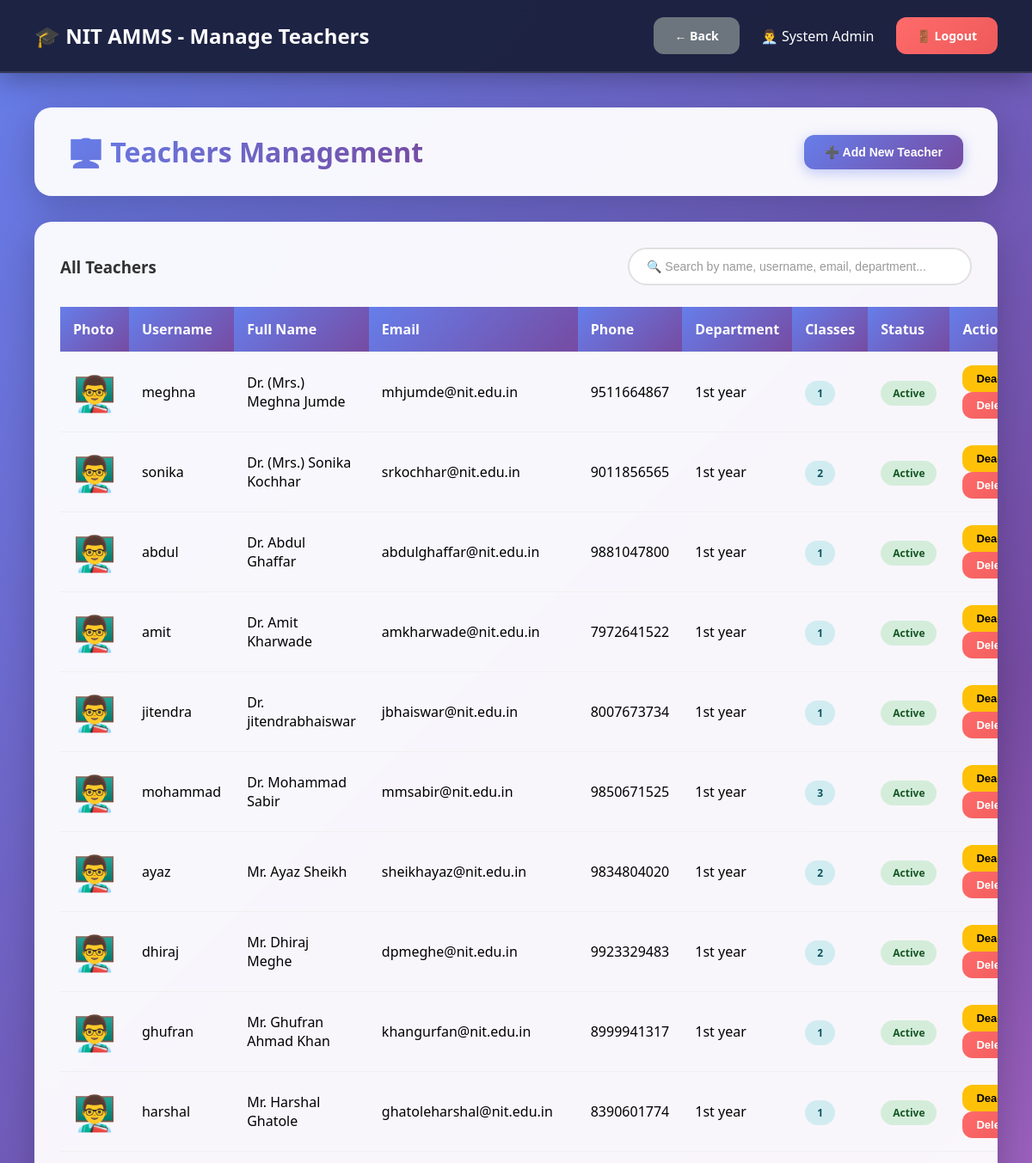
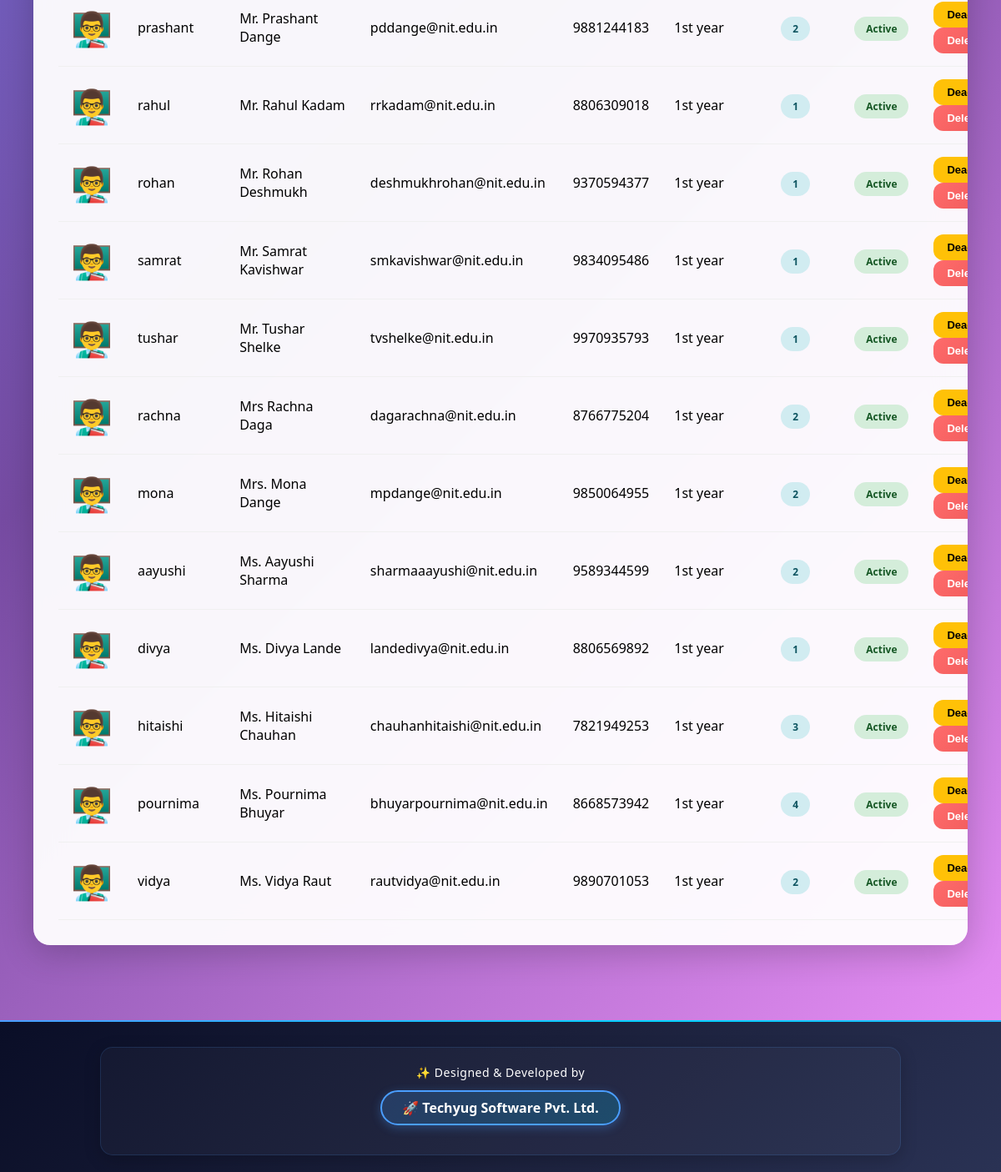
The app's page /admin/manage_teachers.php (signed in) with its own data (2 pictures, top to bottom).
### tables this page shows
CREATE TABLE `users` (
  `id` int(11) NOT NULL,
  `username` varchar(50) NOT NULL,
  `password` varchar(255) NOT NULL,
  `full_name` varchar(100) NOT NULL,
  `email` varchar(100) NOT NULL,
  `phone` varchar(15) DEFAULT NULL,
  `photo` varchar(255) DEFAULT NULL,
  `role` enum('admin','hod','teacher') NOT NULL,
  `department_id` int(11) DEFAULT NULL,
  `is_active` tinyint(1) DEFAULT 1,
  `created_at` timestamp NOT NULL DEFAULT current_timestamp()
);

CREATE TABLE `departments` (
  `id` int(11) NOT NULL,
  `dept_name` varchar(100) NOT NULL,
  `dept_code` varchar(20) NOT NULL,
  `hod_id` int(11) DEFAULT NULL,
  `created_at` timestamp NOT NULL DEFAULT current_timestamp()
);

### db.php (called while the page is built, shortened)
<?php
$conn = new mysqli(DB_HOST, DB_USER, DB_PASS, DB_NAME);
$conn->set_charset("utf8mb4");
$conn->query("SET time_zone = '+05:30'");
function isLoggedIn() {
    return isset($_SESSION['user_id']) && isset($_SESSION['role']);
}
function getCurrentUser() {
    global $conn;
    $user_id = $_SESSION['user_id'];
    $role = $_SESSION['role'];
    if ($role === 'student') {
        $query = "SELECT * FROM students WHERE id = ?";
    } elseif ($role === 'parent') {
        $query = "SELECT * FROM parents WHERE id = ?";
    } else {
        $query = "SELECT * FROM users WHERE id = ?";
    }
    $stmt = $conn->prepare($query);
    $stmt->bind_param("i", $user_id);
    $stmt->execute();
    $result = $stmt->get_result();
    return $result->fetch_assoc();
}
?>

### admin/manage_teachers.php (the view, shortened to what this page needs)
<?php
require_once '../db.php';
$user = getCurrentUser();
$current_year = date('Y');
$selected_year = isset($_GET['year']) ? sanitize($_GET['year']) : 'all';
$check_joining_year = $conn->query("SHOW COLUMNS FROM users LIKE 'joining_year'");
$has_joining_year = ($check_joining_year->num_rows > 0);
if ($has_joining_year) {
    $years_query = "SELECT DISTINCT joining_year FROM users WHERE role = 'teacher' AND joining_year IS NOT NULL ORDER BY joining_year DESC";
    $years_result = $conn->query($years_query);
    $available_years = [];
    while ($year_row = $years_result->fetch_assoc()) {
        $available_years[] = $year_row['joining_year'];
    }
    if (empty($available_years)) {
        for ($i = 0; $i < 5; $i++) {
            $year = ($current_year - $i) . '-' . ($current_year - $i + 1);
            $available_years[] = $year;
        }
    }
    if ($selected_year === 'all') {
        $teachers_query = "SELECT u.*, d.dept_name,
                           (SELECT COUNT(*) FROM classes WHERE teacher_id = u.id) as class_count
                           FROM users u
                           LEFT JOIN departments d ON u.department_id = d.id
                           WHERE u.role = 'teacher'
                           ORDER BY u.full_name";
        $teachers = $conn->query($teachers_query);
    } else {
        $teachers_query = "SELECT u.*, d.dept_name,
                           (SELECT COUNT(*) FROM classes WHERE teacher_id = u.id) as class_count
                           FROM users u
                           LEFT JOIN departments d ON u.department_id = d.id
                           WHERE u.role = 'teacher' AND u.joining_year = ?
                           ORDER BY u.full_name";
        $stmt = $conn->prepare($teachers_query);
        $stmt->bind_param("s", $selected_year);
        $stmt->execute();
        $teachers = $stmt->get_result();
    }
    if ($selected_year === 'all') {
        $count_query = "SELECT COUNT(*) as total FROM users WHERE role = 'teacher'";
        $count_result = $conn->query($count_query);
    } else {
        $count_query = "SELECT COUNT(*) as total FROM users WHERE role = 'teacher' AND joining_year = ?";
        $count_stmt = $conn->prepare($count_query);
        $count_stmt->bind_param("s", $selected_year);
        $count_stmt->execute();
        $count_result = $count_stmt->get_result();
    }
    $total_teachers = $count_result->fetch_assoc()['total'];
} else {
    $teachers_query = "SELECT u.*, d.dept_name,
                       (SELECT COUNT(*) FROM classes WHERE teacher_id = u.id) as class_count
                       FROM users u
                       LEFT JOIN departments d ON u.department_id = d.id
                       WHERE u.role = 'teacher'
                       ORDER BY u.full_name";
    $teachers = $conn->query($teachers_query);
}
?>
<!DOCTYPE html>
<html lang="en">
<head>
</head>
<body>
    <nav class="navbar">
        <div>
            <h1>🎓 NIT AMMS - Manage Teachers</h1>
        </div>
        <div class="user-info">
            <a href="index.php" class="btn btn-secondary">← Back</a>
            <span>👨‍💼 <?php echo htmlspecialchars($user['full_name']); ?></span>
            <a href="../logout.php" class="btn btn-danger">🚪 Logout</a>
        </div>
    </nav>
    <div class="main-content">
        <div class="page-header">
            <h2>👨‍🏫 Teachers Management</h2>
            <button onclick="openModal()" class="btn btn-primary">
                ➕ Add New Teacher
            </button>
        </div>
        <div class="table-container">
            <div style="display: flex; justify-content: space-between; align-items: center; margin-bottom: 25px;">
                <h3 style="color: #333; margin: 0;">
                    <?php echo $has_joining_year ? ($selected_year === 'all' ? 'All Teachers' : 'Teachers - ' . htmlspecialchars($selected_year)) : 'All Teachers'; ?>
                </h3>
                <div style="position: relative; width: 400px;">
                    <input type="text" id="searchInput" onkeyup="searchTable()"
                           placeholder="🔍 Search by name, username, email, department..."
                           style="width: 100%; padding: 12px 20px; border: 2px solid #e0e0e0; border-radius: 25px; font-size: 14px; transition: all 0.3s;">
                </div>
            </div>
            <?php if ($teachers->num_rows > 0): ?>
            <table id="teachersTable">
                <thead>
                    <tr>
                        <th>Photo</th>
                        <th>Username</th>
                        <th>Full Name</th>
                        <th>Email</th>
                        <th>Phone</th>
                        <th>Department</th>
                        <th>Classes</th>
                        <th>Status</th>
                        <th>Actions</th>
                    </tr>
                </thead>
                <tbody>
                    <?php while ($teacher = $teachers->fetch_assoc()): ?>
                    <tr>
                        <td>
                            <?php if (isset($teacher['photo']) && $teacher['photo'] && file_exists('../' . $teacher['photo'])): ?>
                                <img src="../<?php echo htmlspecialchars($teacher['photo']); ?>"
                                     alt="Photo" class="profile-photo">
                            <?php else: ?>
                                <span style="font-size: 40px;">👨‍🏫</span>
                            <?php endif; ?>
                        </td>
                        <td><?php echo htmlspecialchars($teacher['username']); ?></td>
                        <td><?php echo htmlspecialchars($teacher['full_name']); ?></td>
                        <td><?php echo htmlspecialchars($teacher['email']); ?></td>
                        <td><?php echo htmlspecialchars($teacher['phone']); ?></td>
                        <td><?php echo htmlspecialchars($teacher['dept_name'] ?? 'Not Assigned'); ?></td>
                        <td><span class="badge badge-info"><?php echo $teacher['class_count']; ?></span></td>
                        <td>
                            <?php if ($teacher['is_active']): ?>
                                <span class="badge badge-success">Active</span>
                            <?php else: ?>
                                <span class="badge badge-danger">Inactive</span>
                            <?php endif; ?>
                        </td>
                        <td>
                            <form method="POST" style="display:inline;">
                                <button type="submit" name="toggle_status" class="btn btn-warning btn-sm">
                                    <?php echo $teacher['is_active'] ? 'Deactivate' : 'Activate'; ?>
                                </button>
                            </form>
                            <form method="POST" style="display:inline;" onsubmit="return confirm('Are you sure you want to delete this teacher?');">
                                <button type="submit" name="delete_teacher" class="btn btn-danger btn-sm">
                                    Delete
                                </button>
                            </form>
                        </td>
                    </tr>
                    <?php endwhile; ?>
                </tbody>
            </table>
            <?php endif; ?>
        </div>
    </div>
    <div style="background: linear-gradient(135deg, #0a0e27 0%, #1a1f3a 50%, #2a3254 100%); position: relative; overflow: hidden; margin-top: 50px;">
        <div style="height: 2px; background: linear-gradient(90deg, #4a9eff, #00d4ff, #4a9eff, #00d4ff); background-size: 200% 100%;"></div>
        <div style="max-width: 1000px; margin: 0 auto; padding: 30px 20px 20px;">
            <div style="background: rgba(255, 255, 255, 0.03); padding: 20px 20px; border-radius: 15px; border: 1px solid rgba(74, 158, 255, 0.15); text-align: center; box-shadow: 0 5px 20px rgba(0, 0, 0, 0.2);">
                <p style="color: #ffffff; font-size: 14px; margin: 0 0 12px; font-weight: 500; letter-spacing: 0.5px;">✨ Designed & Developed by</p>
                <a href="https://himanshufullstackdeveloper.github.io/techyugsoftware/" style="display: inline-block; color: #ffffff; font-size: 16px; font-weight: 700; text-decoration: none; padding: 8px 24px; border: 2px solid #4a9eff; border-radius: 30px; background: linear-gradient(135deg, rgba(74, 158, 255, 0.2), rgba(0, 212, 255, 0.2)); box-shadow: 0 3px 12px rgba(74, 158, 255, 0.3); margin-bottom: 15px;">
                    🚀 Techyug Software Pvt. Ltd.
                </a>
            </div>
        </div>
    </div>
</body>
</html>

### admin/manage_teachers.php (style rules this page uses)
* { margin: 0; padding: 0; box-sizing: border-box; }
body { background: linear-gradient(135deg, #667eea 0%, #764ba2 50%, #f093fb 100%); min-height: 100vh; font-family: 'Segoe UI', Tahoma, Geneva, Verdana, sans-serif; }
.navbar { background: rgba(26, 31, 58, 0.95); backdrop-filter: blur(20px); padding: 20px 40px; display: flex; justify-content: space-between; align-items: center; box-shadow: 0 8px 32px rgba(0, 0, 0, 0.3); border-bottom: 2px solid rgba(255, 255, 255, 0.1); position: sticky; top: 0; z-index: 1000; }
.navbar h1 { color: white; font-size: 24px; font-weight: 700; }
.user-info { display: flex; align-items: center; gap: 25px; color: white; }
.main-content { padding: 40px; max-width: 1600px; margin: 0 auto; }
.page-header { background: rgba(255, 255, 255, 0.95); backdrop-filter: blur(20px); padding: 30px 40px; border-radius: 20px; margin-bottom: 30px; box-shadow: 0 10px 40px rgba(0, 0, 0, 0.2); display: flex; justify-content: space-between; align-items: center; }
.page-header h2 { font-size: 32px; background: linear-gradient(135deg, #667eea, #764ba2); -webkit-background-clip: text; -webkit-text-fill-color: transparent; }
.table-container { background: rgba(255, 255, 255, 0.95); backdrop-filter: blur(20px); border-radius: 20px; padding: 30px; box-shadow: 0 10px 40px rgba(0, 0, 0, 0.2); overflow-x: auto; }
table { width: 100%; border-collapse: collapse; }
th, td { padding: 15px; text-align: left; border-bottom: 1px solid #f0f0f0; }
th { background: linear-gradient(135deg, #667eea, #764ba2); color: white; font-weight: 600; }
.badge { padding: 6px 14px; border-radius: 20px; font-size: 12px; font-weight: 600; }
.badge-success { background: #d4edda; color: #155724; }
.badge-info { background: #d1ecf1; color: #0c5460; }
.btn { padding: 12px 24px; border-radius: 12px; text-decoration: none; font-weight: 600; transition: all 0.3s; display: inline-block; border: none; cursor: pointer; font-size: 14px; }
.btn-primary { background: linear-gradient(135deg, #667eea, #764ba2); color: white; box-shadow: 0 4px 15px rgba(102, 126, 234, 0.4); }
.btn-secondary { background: #6c757d; color: white; }
.btn-danger { background: linear-gradient(135deg, #ff6b6b, #ee5a5a); color: white; }
.btn-warning { background: #ffc107; color: #000; }
.btn-sm { padding: 8px 16px; font-size: 13px; }
#searchInput::placeholder { color: #999; }

### records on screen
users: full_name "System Admin"
users: username "meghna", full_name "Dr. (Mrs.) Meghna Jumde", email "mhjumde@nit.edu.in", phone "9511664867", department.dept_name "1st year", class_count "1", is_active "Active"
users: username "sonika", full_name "Dr. (Mrs.) Sonika Kochhar", email "srkochhar@nit.edu.in", phone "9011856565", department.dept_name "1st year", class_count "2", is_active "Active"
users: username "abdul", full_name "Dr. Abdul Ghaffar", email "abdulghaffar@nit.edu.in", phone "9881047800", department.dept_name "1st year", class_count "1", is_active "Active"
users: username "amit", full_name "Dr. Amit Kharwade", email "amkharwade@nit.edu.in", phone "7972641522", department.dept_name "1st year", class_count "1", is_active "Active"
users: username "jitendra", full_name "Dr. jitendrabhaiswar", email "jbhaiswar@nit.edu.in", phone "8007673734", department.dept_name "1st year", class_count "1", is_active "Active"
users: username "mohammad", full_name "Dr. Mohammad Sabir", email "mmsabir@nit.edu.in", phone "9850671525", department.dept_name "1st year", class_count "3", is_active "Active"
users: username "ayaz", full_name "Mr. Ayaz Sheikh", email "sheikhayaz@nit.edu.in", phone "9834804020", department.dept_name "1st year", class_count "2", is_active "Active"
users: username "dhiraj", full_name "Mr. Dhiraj Meghe", email "dpmeghe@nit.edu.in", phone "9923329483", department.dept_name "1st year", class_count "2", is_active "Active"
users: username "ghufran", full_name "Mr. Ghufran Ahmad Khan", email "khangurfan@nit.edu.in", phone "8999941317", department.dept_name "1st year", class_count "1", is_active "Active"
users: username "harshal", full_name "Mr. Harshal Ghatole", email "ghatoleharshal@nit.edu.in", phone "8390601774", department.dept_name "1st year", class_count "1", is_active "Active"
users: username "prashant", full_name "Mr. Prashant Dange", email "pddange@nit.edu.in", phone "9881244183", department.dept_name "1st year", class_count "2", is_active "Active"
users: username "rahul", full_name "Mr. Rahul Kadam", email "rrkadam@nit.edu.in", phone "8806309018", department.dept_name "1st year", class_count "1", is_active "Active"
users: username "rohan", full_name "Mr. Rohan Deshmukh", email "deshmukhrohan@nit.edu.in", phone "9370594377", department.dept_name "1st year", class_count "1", is_active "Active"
users: username "samrat", full_name "Mr. Samrat Kavishwar", email "smkavishwar@nit.edu.in", phone "9834095486", department.dept_name "1st year", class_count "1", is_active "Active"
users: username "tushar", full_name "Mr. Tushar Shelke", email "tvshelke@nit.edu.in", phone "9970935793", department.dept_name "1st year", class_count "1", is_active "Active"
users: username "rachna", full_name "Mrs Rachna Daga", email "dagarachna@nit.edu.in", phone "8766775204", department.dept_name "1st year", class_count "2", is_active "Active"
users: username "mona", full_name "Mrs. Mona Dange", email "mpdange@nit.edu.in", phone "9850064955", department.dept_name "1st year", class_count "2", is_active "Active"
users: username "aayushi", full_name "Ms. Aayushi Sharma", email "sharmaaayushi@nit.edu.in", phone "9589344599", department.dept_name "1st year", class_count "2", is_active "Active"
users: username "divya", full_name "Ms. Divya Lande", email "landedivya@nit.edu.in", phone "8806569892", department.dept_name "1st year", class_count "1", is_active "Active"
users: username "hitaishi", full_name "Ms. Hitaishi Chauhan", email "chauhanhitaishi@nit.edu.in", phone "7821949253", department.dept_name "1st year", class_count "3", is_active "Active"
users: username "pournima", full_name "Ms. Pournima Bhuyar", email "bhuyarpournima@nit.edu.in", phone "8668573942", department.dept_name "1st year", class_count "4", is_active "Active"
users: username "vidya", full_name "Ms. Vidya Raut", email "rautvidya@nit.edu.in", phone "9890701053", department.dept_name "1st year", class_count "2", is_active "Active"
